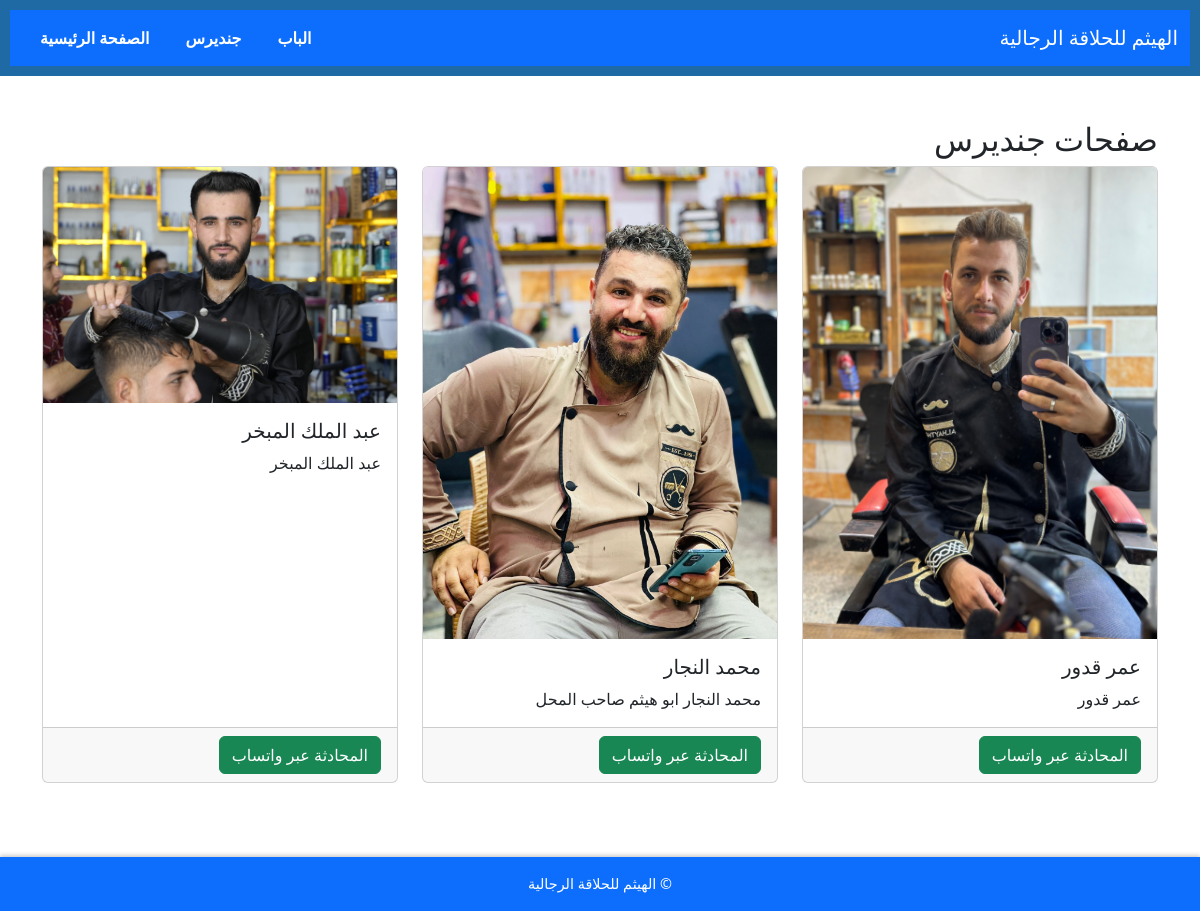
Screenshot of /جنديرس/ with the database file from the repository.
### main/models.py (models this page shows, shortened)
class Page(models.Model):
    AREA_CHOICES = (
        ('الباب', 'الباب'),
        ('جنديرس', 'جنديرس'),
    )
    area = models.CharField(max_length=50, choices=AREA_CHOICES)  # إزالة unique=True
    title = models.CharField(max_length=100)
    image = models.ImageField(upload_to='pages/')
    working_hours = models.CharField(max_length=100)
    description = models.TextField()
    whatsapp_number = models.CharField(max_length=15)

### main/views.py (called while the page is built)
def page_view(request, page_area):
    pages = Page.objects.filter(area=page_area)  # جلب جميع الصفحات للمنطقة المحددة
    return render(request, 'main/page.html', {'pages': pages, 'area': page_area})

### main/templates/main/page.html
{% extends 'main/base.html' %}
{% block content %}
    <section class="page-list">
        <h2>صفحات {{ area }}</h2>
        <div class="row">
            {% for page in pages %}
                <div class="col-md-4 mb-4">
                    <div class="card h-100">
                        <img src="{{ page.image.url }}" class="card-img-top" alt="{{ page.title }}">
                        <div class="card-body">
                            <h5 class="card-title">{{ page.title }}</h5>
                            <p class="card-text">{{ page.description|truncatewords:20 }}</p>
                        </div>
                        <div class="card-footer">
                            <a href="https://wa.me/{{ page.whatsapp_number }}" target="_blank" class="btn btn-success">المحادثة عبر واتساب</a>
                        </div>
                    </div>
                </div>
            {% endfor %}
        </div>
    </section>
{% endblock %}

### main/static/main/css/styles.css (style rules this page uses)
body { font-family: Arial, sans-serif; direction: rtl; text-align: center; background-color: #f0f2f5; color: #333; margin: 0; padding-bottom: 60px; }

### rows the page displays
Page: image (picture), title "عمر قدور", description "عمر قدور"
Page: image (picture), title "محمد النجار", description "محمد النجار ابو هيثم صاحب المحل"
Page: image (picture), title "عبد الملك المبخر", description "عبد الملك المبخر"

### other values shown
{{ area }} "جنديرس"
